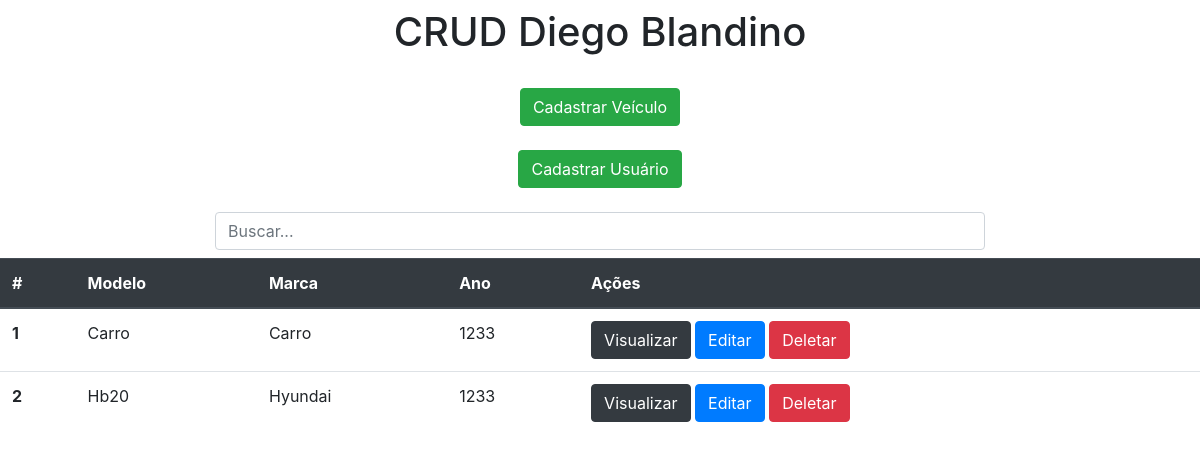
/ (signed in), run on the app's committed database.
### app/models.py (models this page shows)
class Carros(models.Model):
    modelo = models.CharField(max_length=150)
    marca = models.CharField(max_length=100)
    ano = models.IntegerField()

### app/views.py (the view)
# urls.py: 2. Add a URL to urlpatterns:  path('', views.home, name='home')
def home(request):
    if request.method == 'GET':
        isLogged = request.session.get('isLogged')
        if isLogged != True:
            return redirect('login')
        data = {}
        search = request.GET.get('search')
        if search:
            data['db'] = Carros.objects.filter(modelo__icontains=search)
        else:
            data['db'] = Carros.objects.all()
        return render(request, 'index.html', data)

### app/templates/index.html (shortened to what this page needs)
<!DOCTYPE html>
<html lang="pt-br">
<head>
    <link rel="stylesheet" href="https://stackpath.bootstrapcdn.com/bootstrap/4.4.1/css/bootstrap.min.css">
</head>
<body>
    <div class="col-8 m-auto pt-2 pb-2 text-center">
        <h1>CRUD Diego Blandino</h1>
    </div>
    <div class="col-8 m-auto pt-3 pb-2 text-center">
        <a href="/form" class="btn btn-success">Cadastrar Veículo</a>
    </div>
     <div class="col-8 m-auto pt-3 pb-2 text-center">
        <a href="/cadastro" class="btn btn-success">Cadastrar Usuário</a>
    </div>
    <div class="col-8 m-auto pt-3 pb-2 text-center">
        <form method="get">
            <input type="text" id="search" name="search" class="form-control" placeholder="Buscar...">
        </form>
    </div>
    <table class="table">
  <thead class="thead-dark">
    <tr>
      <th scope="col">#</th>
      <th scope="col">Modelo</th>
      <th scope="col">Marca</th>
      <th scope="col">Ano</th>
      <th scope="col">Ações</th>
    </tr>
  </thead>
  <tbody>
  {% if error %} <span>{{ error }}</span> {% else %}
      {% for dbs in db %}
       <tr>
          <th>{{dbs.id}}</th>
          <td>{{dbs.modelo}}</td>
          <td>{{dbs.marca}}</td>
          <td>{{dbs.ano}}</td>
          <td>
              <a href="/view/{{dbs.id}}/" class="btn btn-dark">Visualizar</a>
              <a href="/edit/{{dbs.id}}/" class="btn btn-primary">Editar</a>
              <a href="/delete/{{dbs.id}}/" class="btn btn-danger btnDel">Deletar</a>
          </td>
        </tr>
      {% endfor %}
  {% endif %}
  </tbody>
</table>
    {% load static %}
</body>
</html>

### data on the page
Carros: id "1", modelo "Carro", marca "Carro", ano "1233"
Carros: id "2", modelo "Hb20", marca "Hyundai", ano "1233"
